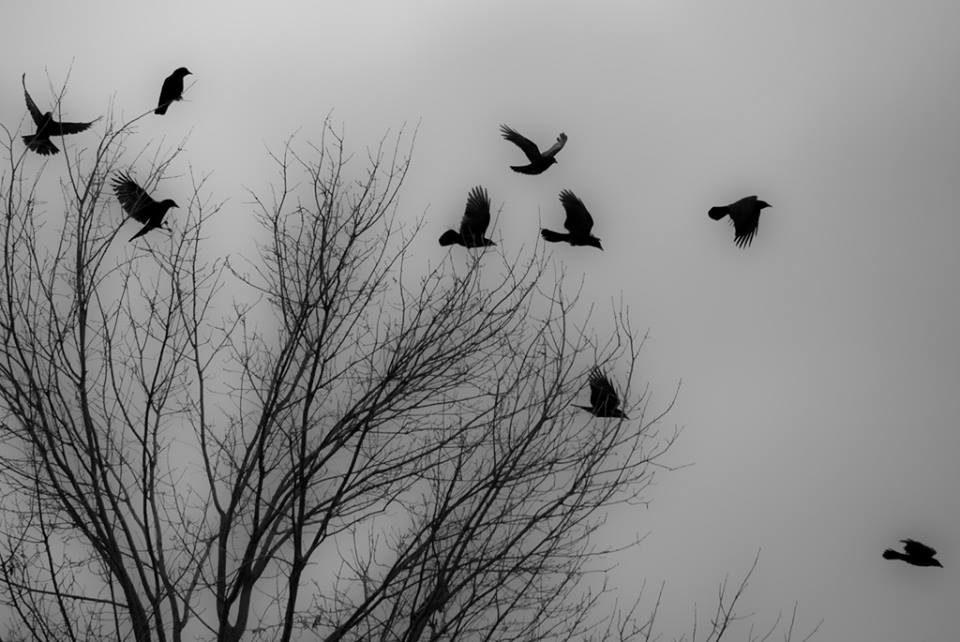
%> input picture Matlab Codes/1.jpg, 960 x 642 px
$ octave --eval "ThresholdingByHistogram;"   (GNU Octave 9; MATLAB toolbox functions it lacks are replaced by stand-ins)
%> lines starting %> are read from the running program, lines starting %| are printed output that depends on the picture; in (x1, y1, x2, y2) boxes, pixels count from 0 and x2, y2 are one past the last pixel; in counts of white or black regions, pixels touching at a corner belong together; the program's own positions count from 1
function ThresholdingByHistogram()
 Img = imread('1.jpg');
%> Img is the input picture: size 642x960x3 uint8; min 0, max 210, mean 137.8
 Img = im2bw(Img);
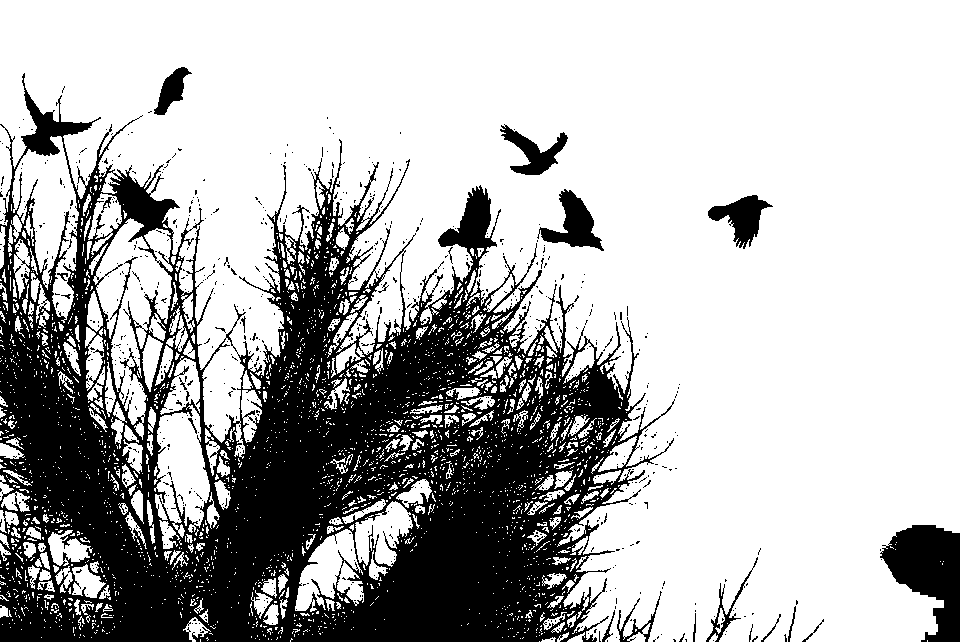
%> Img: size 642x960 logical; 71% white; 847 black regions (824 under 20 px), largest, box (x1, y1, x2, y2) and area: (0, 73, 675, 642) 163611, (880, 525, 960, 642) 5609, (537, 189, 604, 251) 1735
 figure,imshow(Img);
 figure,imhist(Img);
%> after `imhist(Img)`:
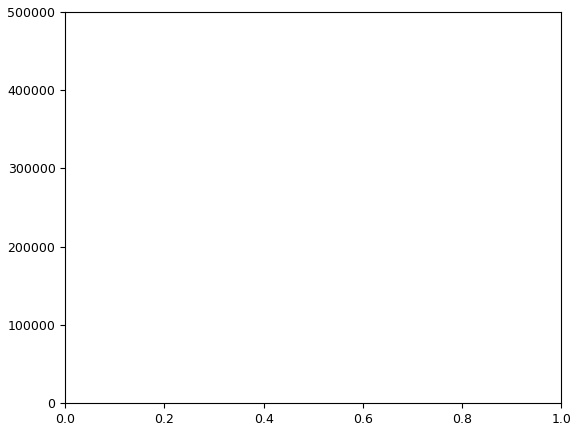
%> figure redrawn from the program's plot data
 coins =roicolor(Img,99,255)
%> coins: size 642x960 logical; every value is 0
 figure,imshow(coins)
end

$ run again, with Matlab Codes/2.jpg copied over Matlab Codes/1.jpg
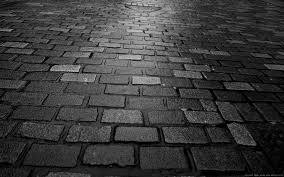
%> input picture Matlab Codes/2.jpg, 284 x 177 px
%> in ThresholdingByHistogram, Img is the input picture: size 177x284x3 uint8; min 0, max 208, mean 59.6
%> in ThresholdingByHistogram, `Img = im2bw(Img);`:
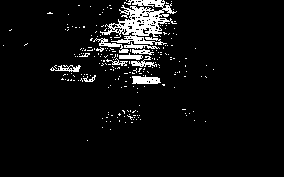
%> Img: size 177x284 logical; 5.7% white; 224 white regions (212 under 20 px), largest, box (x1, y1, x2, y2) and area: (100, 0, 177, 45) 1503, (132, 75, 161, 84) 193, (93, 38, 129, 53) 144
%> in ThresholdingByHistogram, `imhist(Img)`:
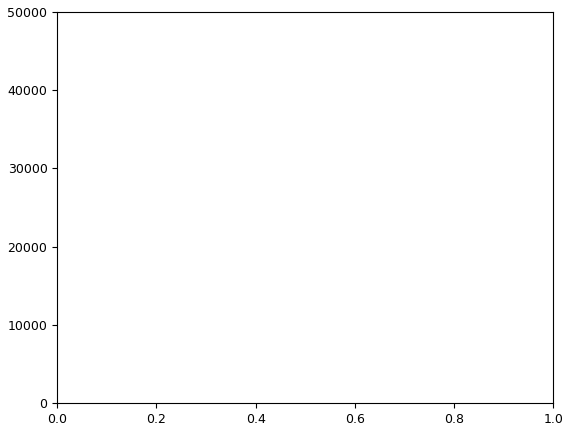
%> figure redrawn from the program's plot data
%> coins: size 177x284 logical; every value is 0

$ run again, with Matlab Codes/3.jpg copied over Matlab Codes/1.jpg
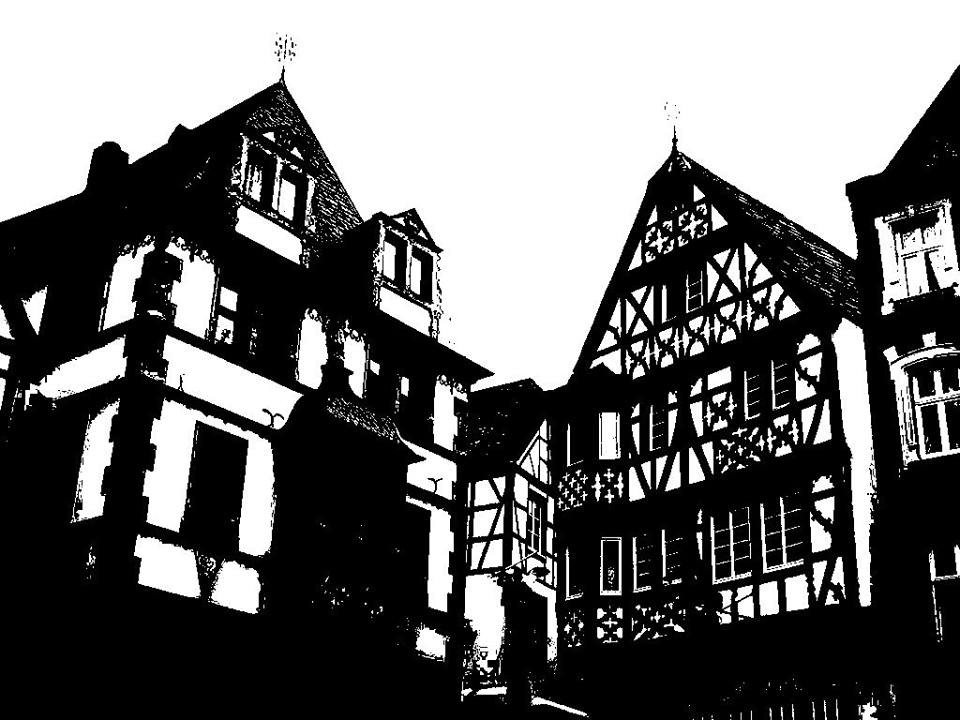
%> input picture Matlab Codes/3.jpg, 960 x 720 px
%> in ThresholdingByHistogram, Img is the input picture: size 720x960 uint8; min 0, max 255, mean 109.4
%> Img: size 720x960 logical; 42.7% white; 1201 white regions (952 under 20 px), largest, box (x1, y1, x2, y2) and area: (0, 0, 960, 392) 198601, (143, 398, 276, 556) 8730, (832, 318, 877, 607) 6205
%> in ThresholdingByHistogram, `imhist(Img)`:
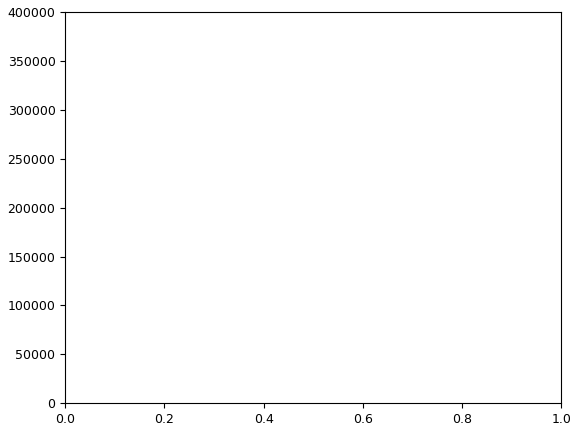
%> figure redrawn from the program's plot data
%> coins: size 720x960 logical; every value is 0

$ run again, with Matlab Codes/4.jpg copied over Matlab Codes/1.jpg
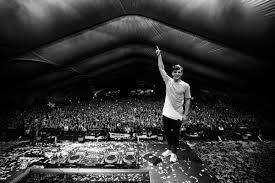
%> input picture Matlab Codes/4.jpg, 275 x 183 px
%> in ThresholdingByHistogram, Img is the input picture: size 183x275x3 uint8; min 0, max 255, mean 50.3
%> in ThresholdingByHistogram, `Img = im2bw(Img);`:
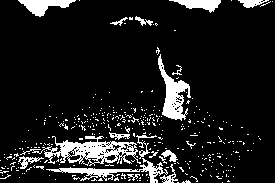
%> Img: size 183x275 logical; 11.2% white; 352 white regions (334 under 20 px), largest, box (x1, y1, x2, y2) and area: (20, 136, 141, 166) 1369, (158, 54, 191, 121) 856, (46, 158, 168, 183) 703
%> in ThresholdingByHistogram, `imhist(Img)`:
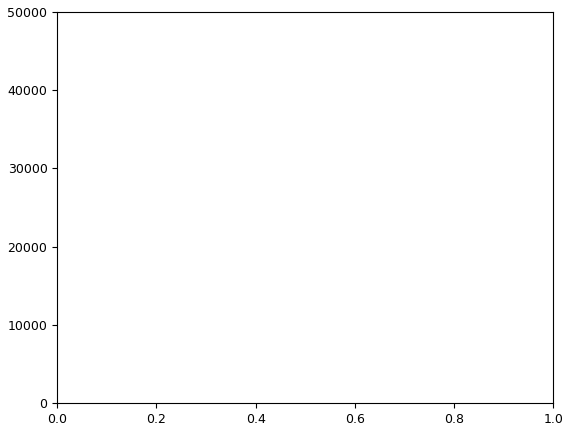
%> figure redrawn from the program's plot data
%> coins: size 183x275 logical; every value is 0
